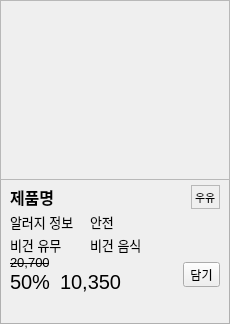
<?xml version="1.0" encoding="UTF-8"?>
<ui version="4.0">
 <class>product_form</class>
 <widget class="QWidget" name="product_form">
  <property name="geometry">
   <rect>
    <x>0</x>
    <y>0</y>
    <width>230</width>
    <height>324</height>
   </rect>
  </property>
  <property name="sizePolicy">
   <sizepolicy hsizetype="Fixed" vsizetype="Fixed">
    <horstretch>0</horstretch>
    <verstretch>0</verstretch>
   </sizepolicy>
  </property>
  <property name="minimumSize">
   <size>
    <width>230</width>
    <height>315</height>
   </size>
  </property>
  <property name="maximumSize">
   <size>
    <width>248</width>
    <height>324</height>
   </size>
  </property>
  <property name="windowTitle">
   <string>Form</string>
  </property>
  <property name="styleSheet">
   <string notr="true">#product_form { border: 1px solid #b0b0b0; }</string>
  </property>
  <layout class="QVBoxLayout" name="verticalLayout" stretch="20,0,4,2,2,0,0">
   <property name="spacing">
    <number>0</number>
   </property>
   <property name="leftMargin">
    <number>0</number>
   </property>
   <property name="topMargin">
    <number>0</number>
   </property>
   <property name="rightMargin">
    <number>0</number>
   </property>
   <property name="bottomMargin">
    <number>0</number>
   </property>
   <item>
    <widget class="QLabel" name="label_prod_image">
     <property name="sizePolicy">
      <sizepolicy hsizetype="Expanding" vsizetype="Expanding">
       <horstretch>0</horstretch>
       <verstretch>0</verstretch>
      </sizepolicy>
     </property>
     <property name="minimumSize">
      <size>
       <width>230</width>
       <height>180</height>
      </size>
     </property>
     <property name="maximumSize">
      <size>
       <width>230</width>
       <height>180</height>
      </size>
     </property>
     <property name="frameShape">
      <enum>QFrame::StyledPanel</enum>
     </property>
     <property name="lineWidth">
      <number>0</number>
     </property>
     <property name="midLineWidth">
      <number>0</number>
     </property>
     <property name="text">
      <string/>
     </property>
     <property name="pixmap">
      <pixmap>../../../../../../../.designer/image/product_no_image.png</pixmap>
     </property>
     <property name="scaledContents">
      <bool>false</bool>
     </property>
     <property name="alignment">
      <set>Qt::AlignCenter</set>
     </property>
    </widget>
   </item>
   <item>
    <spacer name="verticalSpacer_2">
     <property name="orientation">
      <enum>Qt::Vertical</enum>
     </property>
     <property name="sizeType">
      <enum>QSizePolicy::Fixed</enum>
     </property>
     <property name="sizeHint" stdset="0">
      <size>
       <width>20</width>
       <height>5</height>
      </size>
     </property>
    </spacer>
   </item>
   <item>
    <layout class="QHBoxLayout" name="horizontalLayout">
     <property name="spacing">
      <number>0</number>
     </property>
     <property name="leftMargin">
      <number>10</number>
     </property>
     <property name="topMargin">
      <number>0</number>
     </property>
     <property name="rightMargin">
      <number>10</number>
     </property>
     <item>
      <widget class="QLabel" name="label_prod_name">
       <property name="font">
        <font>
         <pointsize>12</pointsize>
         <weight>75</weight>
         <bold>true</bold>
        </font>
       </property>
       <property name="text">
        <string>제품명</string>
       </property>
      </widget>
     </item>
     <item>
      <spacer name="horizontalSpacer_2">
       <property name="orientation">
        <enum>Qt::Horizontal</enum>
       </property>
       <property name="sizeHint" stdset="0">
        <size>
         <width>40</width>
         <height>20</height>
        </size>
       </property>
      </spacer>
     </item>
     <item>
      <widget class="QLabel" name="label_category">
       <property name="font">
        <font>
         <pointsize>8</pointsize>
        </font>
       </property>
       <property name="frameShape">
        <enum>QFrame::StyledPanel</enum>
       </property>
       <property name="lineWidth">
        <number>10</number>
       </property>
       <property name="midLineWidth">
        <number>10</number>
       </property>
       <property name="text">
        <string>우유</string>
       </property>
       <property name="margin">
        <number>10</number>
       </property>
      </widget>
     </item>
    </layout>
   </item>
   <item>
    <layout class="QHBoxLayout" name="horizontalLayout_2">
     <property name="leftMargin">
      <number>10</number>
     </property>
     <property name="topMargin">
      <number>3</number>
     </property>
     <property name="rightMargin">
      <number>10</number>
     </property>
     <item>
      <widget class="QLabel" name="label_5">
       <property name="minimumSize">
        <size>
         <width>80</width>
         <height>0</height>
        </size>
       </property>
       <property name="font">
        <font>
         <pointsize>10</pointsize>
        </font>
       </property>
       <property name="text">
        <string>알러지 정보</string>
       </property>
      </widget>
     </item>
     <item>
      <widget class="QLabel" name="label_allergy_info">
       <property name="font">
        <font>
         <pointsize>10</pointsize>
        </font>
       </property>
       <property name="text">
        <string>안전</string>
       </property>
      </widget>
     </item>
     <item>
      <spacer name="horizontalSpacer_3">
       <property name="orientation">
        <enum>Qt::Horizontal</enum>
       </property>
       <property name="sizeHint" stdset="0">
        <size>
         <width>40</width>
         <height>20</height>
        </size>
       </property>
      </spacer>
     </item>
    </layout>
   </item>
   <item>
    <layout class="QHBoxLayout" name="horizontalLayout_3">
     <property name="leftMargin">
      <number>10</number>
     </property>
     <property name="topMargin">
      <number>3</number>
     </property>
     <property name="rightMargin">
      <number>10</number>
     </property>
     <item>
      <widget class="QLabel" name="label_6">
       <property name="minimumSize">
        <size>
         <width>80</width>
         <height>0</height>
        </size>
       </property>
       <property name="font">
        <font>
         <pointsize>10</pointsize>
        </font>
       </property>
       <property name="text">
        <string>비건 유무</string>
       </property>
      </widget>
     </item>
     <item>
      <widget class="QLabel" name="label_vegan_info">
       <property name="font">
        <font>
         <pointsize>10</pointsize>
        </font>
       </property>
       <property name="text">
        <string>비건 음식</string>
       </property>
      </widget>
     </item>
     <item>
      <spacer name="horizontalSpacer_4">
       <property name="orientation">
        <enum>Qt::Horizontal</enum>
       </property>
       <property name="sizeHint" stdset="0">
        <size>
         <width>40</width>
         <height>20</height>
        </size>
       </property>
      </spacer>
     </item>
    </layout>
   </item>
   <item>
    <layout class="QHBoxLayout" name="horizontalLayout_4">
     <property name="spacing">
      <number>0</number>
     </property>
     <property name="leftMargin">
      <number>10</number>
     </property>
     <property name="topMargin">
      <number>0</number>
     </property>
     <property name="rightMargin">
      <number>10</number>
     </property>
     <item>
      <layout class="QVBoxLayout" name="verticalLayout_2">
       <property name="spacing">
        <number>0</number>
       </property>
       <item>
        <layout class="QHBoxLayout" name="horizontalLayout_5">
         <item>
          <widget class="QLabel" name="label_original_price">
           <property name="font">
            <font>
             <pointsize>10</pointsize>
             <strikeout>true</strikeout>
            </font>
           </property>
           <property name="text">
            <string>20,700</string>
           </property>
          </widget>
         </item>
        </layout>
       </item>
       <item>
        <layout class="QHBoxLayout" name="horizontalLayout_6">
         <item>
          <widget class="QLabel" name="label_discount_rate">
           <property name="font">
            <font>
             <pointsize>15</pointsize>
             <weight>50</weight>
             <bold>false</bold>
            </font>
           </property>
           <property name="text">
            <string>50%</string>
           </property>
          </widget>
         </item>
         <item>
          <spacer name="horizontalSpacer_5">
           <property name="orientation">
            <enum>Qt::Horizontal</enum>
           </property>
           <property name="sizeType">
            <enum>QSizePolicy::Fixed</enum>
           </property>
           <property name="sizeHint" stdset="0">
            <size>
             <width>10</width>
             <height>0</height>
            </size>
           </property>
          </spacer>
         </item>
         <item>
          <widget class="QLabel" name="label_discounted_price">
           <property name="font">
            <font>
             <pointsize>15</pointsize>
             <weight>50</weight>
             <bold>false</bold>
            </font>
           </property>
           <property name="text">
            <string>10,350</string>
           </property>
          </widget>
         </item>
         <item>
          <spacer name="horizontalSpacer">
           <property name="orientation">
            <enum>Qt::Horizontal</enum>
           </property>
           <property name="sizeHint" stdset="0">
            <size>
             <width>40</width>
             <height>20</height>
            </size>
           </property>
          </spacer>
         </item>
        </layout>
       </item>
      </layout>
     </item>
     <item>
      <widget class="QToolButton" name="btn_add_product">
       <property name="text">
        <string>담기</string>
       </property>
       <property name="iconSize">
        <size>
         <width>20</width>
         <height>20</height>
        </size>
       </property>
      </widget>
     </item>
    </layout>
   </item>
   <item>
    <spacer name="verticalSpacer">
     <property name="orientation">
      <enum>Qt::Vertical</enum>
     </property>
     <property name="sizeHint" stdset="0">
      <size>
       <width>20</width>
       <height>40</height>
      </size>
     </property>
    </spacer>
   </item>
  </layout>
 </widget>
 <resources/>
 <connections/>
</ui>
